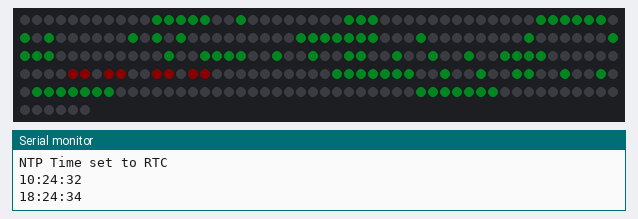
A sketch run on a simulated ESP8266 (NodeMCU). Shown: 256 RGB LEDs in strip order, left to right, continuing on the next row, the last lines printed to the serial monitor. Wiring (inferred from the names in the program): DS3231 clock at I2C address 0x68. Dim RGB values are drawn brighter than linear; WiFi joins after 1.5 s; servers stay silent unless stated; the local clock reads 2024-03-15 10:24:30 at power-on unless the sketch sets it.

Above: at 2.8 s.
At 38.1 s:
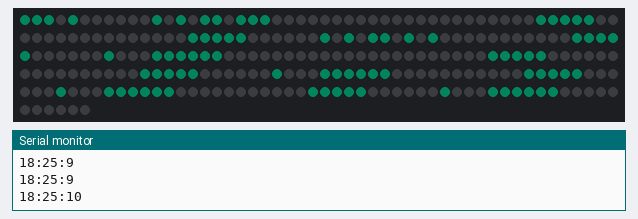

The sketch:

matrix_time.ino
```cpp
#include <Ticker.h>

#include <dummy.h>

#include <ESP8266WiFi.h>
#include <WiFiClient.h>
#include <WiFiUdp.h>
#include <Wire.h>

#include <Adafruit_NeoPixel.h>
#ifdef __AVR__
 #include <avr/power.h> // Required for 16 MHz Adafruit Trinket
#endif


//////////////////////////////////////////////////////////////////////////////////////////////////////////////////////
 char ssid[] = "chen159";                    // your network SSID (name)
 char pass[] = "134802..chun";                  // your network password
unsigned int localPort = 2390;                      // local port to listen for UDP packets
const char* ntpServerName = "ntp.ntsc.ac.cn";
const int NTP_PACKET_SIZE = 48;                     // NTP time stamp is in the first 48 bytes of the message
byte packetBuffer[NTP_PACKET_SIZE];                 // buffer to hold incoming and outgoing packets
IPAddress timeServerIP;                            // time.nist.gov NTP server address
tm *tt, ttm;
unsigned long epoch = 0;
const int timeZone = 8;
uint8_t bUpdateNTP = 1;


Ticker flipper;

enum eMode{
    InitMode,
    AutoConnMode,
    SmartConnMode,
    WiFiConnecdMode,
    TimeMode,
    MaxMode,
};

static eMode mWorkMode = InitMode;             //
static uint8_t bflushTime = 0;
static uint8_t iTickerTime = 0;

//////////////////////////////////////////////////////////////////////////////////////////////////////////////////////


#define PIN       15 // On Trinket or Gemma, suggest changing this to 1

#define RGB_LINE_MAX 8
#define RGB_ROW_MAX 32
#define NUMPIXELS RGB_LINE_MAX*RGB_ROW_MAX // Popular NeoPixel ring size

typedef unsigned int uint32_t;
typedef unsigned char uint8_t;

typedef struct WTIME
{
    /* data */
    unsigned char second;
    unsigned char minute;
    unsigned char hour;
 uint8_t year_h;
  uint8_t year_l;
  uint8_t month;
  uint8_t day;
}wTime;


//rgb颜色值
uint32_t rgbvalue[NUMPIXELS] = {0};

uint8_t Matrix_5_7_Num[10][8] = {
    0x00, 0x0f, 0x09, 0x09, 0x09, 0x09, 0x09, 0x0f, /*0*/
    0x00, 0x04, 0x04, 0x04, 0x04, 0x04, 0x04, 0x04, /*1*/
    0x00, 0x0f, 0x01, 0x01, 0x0f, 0x08, 0x08, 0x0f, /*2*/
    0x00, 0x0f, 0x01, 0x01, 0x0f, 0x01, 0x01, 0x0f, /*3*/
    0x00, 0x09, 0x09, 0x09, 0x0f, 0x01, 0x01, 0x01, /*4*/
    0x00, 0x0f, 0x08, 0x08, 0x0f, 0x01, 0x01, 0x0f, /*5*/
    0x00, 0x0f, 0x08, 0x08, 0x0f, 0x09, 0x09 ,0x0f, /*6*/
    0x00, 0x0f, 0x01, 0x01, 0x01, 0x01, 0x01, 0x01, /*7*/
    0x00, 0x0f, 0x09, 0x09, 0x0f, 0x09, 0x09, 0x0f, /*8*/
    0x00, 0x0f, 0x09, 0x09, 0x0f, 0x01, 0x01, 0x0f, /*9*/
};
uint8_t Matrix_3_5_Num[10][5] = {
    0x07, 0x05, 0x05, 0x05, 0x07, /*0*/
    0x02, 0x02, 0x02, 0x02, 0x02, /*1*/
    0x07, 0x01, 0x07, 0x04, 0x07, /*2*/
    0x07, 0x01, 0x07, 0x01, 0x07, /*3*/
    0x05, 0x05, 0x07, 0x01, 0x01, /*4*/
    0x07, 0x04, 0x07, 0x01, 0x07, /*5*/
    0x07, 0x04, 0x07, 0x05, 0x07, /*6*/
    0x07, 0x01, 0x01, 0x01, 0x01, /*7*/
    0x07, 0x05, 0x07, 0x05, 0x07, /*8*/
    0x07, 0x05, 0x07, 0x01, 0x07, /*9*/
};

Adafruit_NeoPixel pixels(NUMPIXELS, PIN, NEO_GRB + NEO_KHZ800);

#define DELAYVAL 100 // Time (in milliseconds) to pause between pixels


#define DS3231_ADDRESS 0X68
#define SECONDREG 0X00
#define MINUTEREG 0X01
#define HOURREG 0X02
#define WTREG 0X03 //WEEKDAY
#define DATEREG 0X04
#define MONTHREG 0X05
#define YEARREG 0X06
#define ALARM_MIN1SECREG 0X07
#define ALARM_MIN1MINREG 0X08
#define ALARM_MIN1HRREG 0X09
#define ALARM_MIN1DATEREG 0X0A
#define ALARM_MIN2MINREG 0X0B
#define ALARM_MIN2HRREG 0X0C
#define ALARM_MIN2DATEREG 0X0D
#define CONTROLREG 0X0E
#define STATUSREG 0X0F
#define AGEOFFSETREG 0X10
#define TEMPMSBREG 0X11
#define TEMPLSBREG 0X12
#define _24_HOUR_FORMAT 0
#define _12_HOUR_FORMAT 1
#define AM 0
#define PM 1


#define DS3231_SDA 5 // Pin sda (I2C)
#define DS3231_SCL 4 // Pin scl (I2C)


unsigned char rtc_Read(unsigned char regaddress);
void rtc_Write(unsigned char regaddress, unsigned char value);


//**************************************************************************************************
void rtc_init(void)
{
    Wire.begin(DS3231_SDA, DS3231_SCL);
    rtc_Write(CONTROLREG, 0x00);
}
//**************************************************************************************************
// BCD Code
//**************************************************************************************************
static unsigned char dec2bcd(unsigned char x)
{ //value 0...99
    unsigned char z, e, r;
    e = x % 10;
    z = x / 10;
    z = z << 4;
    r = e | z;
    return (r);
}

static unsigned char bcd2dec(unsigned char x)
{ //value 0...99
    int z, e;
    e = x & 0x0F;
    z = x & 0xF0;
    z = z >> 4;
    z = z * 10;
    return (z + e);
}
//**************************************************************************************************
// RTC I2C Code
//**************************************************************************************************
unsigned char rtc_Read(unsigned char regaddress)
{
    Wire.beginTransmission(DS3231_ADDRESS);
    Wire.write(regaddress);
    Wire.endTransmission();
    Wire.requestFrom((unsigned char)DS3231_ADDRESS, (unsigned char)1);
    return (Wire.read());
}
void rtc_Write(unsigned char regaddress, unsigned char value)
{
    Wire.beginTransmission(DS3231_ADDRESS);
    Wire.write(regaddress);
    Wire.write(value);
    Wire.endTransmission();
}
//**************************************************************************************************
unsigned char rtc_second()
{
    return (bcd2dec(rtc_Read(SECONDREG)));
}
unsigned char rtc_minute()
{
    return (bcd2dec(rtc_Read(MINUTEREG)));
}
unsigned char rtc_stunde()
{
    return (bcd2dec(rtc_Read(HOURREG)));
}
unsigned char rtc_wochentag()
{
    return (bcd2dec(rtc_Read(WTREG)));
}
unsigned char rtc_tag()
{
    return (bcd2dec(rtc_Read(DATEREG)));
}
unsigned char rtc_monat()
{
    return (bcd2dec(rtc_Read(MONTHREG)));
}
unsigned char rtc_jahr()
{
    return (bcd2dec(rtc_Read(YEARREG)));
}
void rtc_second(unsigned char sek)
{
    rtc_Write(SECONDREG, (dec2bcd(sek)));
}
void rtc_minute(unsigned char min)
{
    rtc_Write(MINUTEREG, (dec2bcd(min)));
}
void rtc_stunde(unsigned char std)
{
    rtc_Write(HOURREG, (dec2bcd(std)));
}
void rtc_wochentag(unsigned char wt)
{
    rtc_Write(WTREG, (dec2bcd(wt)));
}
void rtc_tag(unsigned char tag)
{
    rtc_Write(DATEREG, (dec2bcd(tag)));
}
void rtc_monat(unsigned char mon)
{
    rtc_Write(MONTHREG, (dec2bcd(mon)));
}
void rtc_jahr(unsigned char jahr)
{
    rtc_Write(YEARREG, (dec2bcd(jahr)));
}
//**************************************************************************************************
void rtc_set(tm *tt)
{
    rtc_second((unsigned char)tt->tm_sec);
    rtc_minute((unsigned char)tt->tm_min);
    rtc_stunde((unsigned char)tt->tm_hour);
    rtc_tag((unsigned char)tt->tm_mday);
    rtc_monat((unsigned char)tt->tm_mon + 1);
    rtc_jahr((unsigned char)tt->tm_year - 100);
    if (tt->tm_wday == 0)
    {
        rtc_wochentag(7);
    }
    else
        rtc_wochentag((unsigned char)tt->tm_wday);
}
//**************************************************************************************************
float rtc_temp()
{
    float t = 0.0;
    unsigned char lowByte = 0;
    signed char highByte = 0;

    lowByte = rtc_Read(TEMPLSBREG);
    highByte = rtc_Read(TEMPMSBREG);
    lowByte >>= 6;
    lowByte &= 0x03;
    t = ((float)lowByte);
    t *= 0.25;
    t += highByte;
    return (t); // return temp value
}
//**************************************************************************************************
void rtc2mez(tm *getTime)
{
    unsigned short Jahr, Tag, Monat, WoTag, Stunde, Minute, Sekunde;

    getTime->tm_year = rtc_jahr(); //年
    if (getTime->tm_year > 99)
        getTime->tm_year = 0;
    getTime->tm_mon = rtc_monat(); //月
    if (getTime->tm_mon > 12)
        getTime->tm_mon = 0;
    getTime->tm_mday = rtc_tag(); //天
    if (getTime->tm_mday > 31)
        getTime->tm_mday = 0;
    getTime->tm_wday = rtc_wochentag(); //So=0, Mo=1, Di=2 ...
    if (getTime->tm_wday == 7)
        getTime->tm_wday = 0;
    getTime->tm_hour = rtc_stunde(); //小时
    if (getTime->tm_hour > 23)
        getTime->tm_hour = 0;
    getTime->tm_min = rtc_minute(); //分钟
    if (getTime->tm_min > 59)
        getTime->tm_min = 0;
    getTime->tm_sec = rtc_second(); //秒
    if (getTime->tm_sec > 59)
        getTime->tm_sec = 0;

}


/**
 *
 * line ： 具体行
 * row  ： 具体列
 * colorVal: 颜色代码   brg—— bit24 ：bit 0
 * iLight ： 亮度值     50 -- 1000
 * **/
int setRGB(uint32_t line, uint32_t row, uint32_t colorVal, int iLight)
{
    if(line > RGB_LINE_MAX-1 || row > RGB_ROW_MAX-1)
        return -1;

    uint32_t index = 0;

    //计算具体在哪个像素点
    //0 15-16 31-32 47-48 63-64 79-80 95-96 111-112 127-128 133-134 149-150 165-166 181-196 211-212 227-228 243-244
    //1 14-17 30-33
//    if(line == 0)
    {
        if(row%2)
        {
            index = (row/2)*16 + 15-line;
        }
        else
        {
            index = (row/2)*16 + line;
        }
    }

    rgbvalue[index] = colorVal;
}


int flushRGB(void)
{
  //reset
  int i;

  pixels.clear(); // Set all pixel colors to 'off'
  for(i = 0; i < NUMPIXELS; i++)
  {
    pixels.setPixelColor(i, pixels.Color(rgbvalue[i]>>16, (rgbvalue[i]>>8)&0xFF, rgbvalue[i]&0xFF));
  }
  pixels.show();   // Send the updated pixel colors to the hardware.
}


//////////////////////////////////////////////////////////////////////////////////////////////////////////////////////


static wTime mTime;


void timeInit(void)
{
    memset(&mTime, 0, sizeof(wTime));
}


void flip() {


    struct tm mPresentTime;


    rtc2mez(&mPresentTime);
    mTime.second = mPresentTime.tm_sec;
    mTime.minute = mPresentTime.tm_min;
    mTime.hour = mPresentTime.tm_hour;
    mTime.day = mPresentTime.tm_mday;
    mTime.month = mPresentTime.tm_mon;
    mTime.year_h = mPresentTime.tm_year>>8;
    mTime.year_l = mPresentTime.tm_year&&0xFF;
    bflushTime = 1;
    if(mWorkMode == WiFiConnecdMode)
    {
        iTickerTime++;
    }


//   if(mTime.second >= 59)
//   {
//       mTime.second = 0;
//       if(mTime.minute >= 59)
//       {
//           mTime.minute = 0;
//           if(mTime.hour >= 23)
//           {
//               bUpdateNTP = 1;
//               mTime.hour = 0;
//           }
//           else
//           {
//               mTime.hour++;
//           }
//       }
//       else
//       {
//           mTime.minute++;
//       }
//   }
//   else
//   {
//       mTime.second++;
//     }
}

void timeHandle(void)
{
    uint8_t i, line = 0;
    uint32_t lineval = 0;
    static uint8_t CurSecond = 0xFF;
    uint32_t PixColor = 0xFFFFFF;
    static uint8_t CurSecDisplay = 0;
    if(CurSecond != mTime.second)
    {
      CurSecDisplay++;
      if(CurSecDisplay > 13)
      {
        CurSecDisplay = 0;
      }
      CurSecond = mTime.second;
     }

    Serial.print(mTime.hour);
    Serial.print(":");
    Serial.print(mTime.minute);
    Serial.print(":");
    Serial.println(mTime.second);


    if (mTime.hour == 0 && mTime.minute == 40 && mTime.second == 0) //syncronisize RTC every tm_mday 00:20:00
    {
        ESP.restart();
    }

    if(CurSecDisplay < 10)
    {
      //显示时间
      for(line = 0; line < 8; line++)
      {
          lineval = 0;
          lineval = Matrix_5_7_Num[mTime.hour/10][7-line]<<27;
          lineval |= Matrix_5_7_Num[mTime.hour%10][7-line]<<22;
          lineval |= Matrix_5_7_Num[mTime.minute/10][7-line]<<14;
          lineval |= Matrix_5_7_Num[mTime.minute%10][7-line]<<9;
          PixColor = 0xC638;

          if(line == 1 || line == 2 || line == 4 || line == 5)
          {
              lineval |= 0x180000;
          }
          if(line < 5)
          {

              lineval |= Matrix_3_5_Num[mTime.second/10][4 - line] << 5;
              lineval |= Matrix_3_5_Num[mTime.second%10][4 - line] << 1;
              PixColor = 0xC638;
          }

          for(i = 0; i < 32; i++)
          {
              if((lineval >> i) &0x1)
              {
                if((1<<i)&0x180000)
                {
                  setRGB(line,i, 0xFF0000, 200);
                }
                else
                  setRGB(line,i, PixColor, 200);
              }
              else
              {
                  setRGB(line,i, 0x0, 200);
              }
          }
      }
    }
    else if(CurSecDisplay >= 10 && CurSecDisplay < 13)
    {

      //显示日期
      for(line = 0; line < 8; line++)
      {
        lineval = 0;
        if(line < 5)
        {
          lineval = Matrix_3_5_Num[mTime.year_h/10][4 - line] << 28;
          lineval |= (Matrix_3_5_Num[mTime.year_h%10][4 - line] << 24);
          lineval |= (Matrix_3_5_Num[mTime.year_l/10][4 - line] << 20);
          lineval |= (Matrix_3_5_Num[mTime.year_l%10][4 - line] << 16);
          lineval |= (Matrix_3_5_Num[mTime.month/10][4 - line] << 12);
          lineval |= (Matrix_3_5_Num[mTime.month%10][4 - line] << 8);
          lineval |= (Matrix_3_5_Num[mTime.day/10][4 - line] << 4);
          lineval |= (Matrix_3_5_Num[mTime.day%10][4 - line] << 0);
          PixColor = 0xA678;
        }

       for(i = 0; i < 32; i++)
        {
            if((lineval >> i) &0x1)
            {
                setRGB(line,i, PixColor, 200);
            }
            else
            {
                setRGB(line,i, 0x0, 200);
            }
        }
      }
    }

    flushRGB();

}

//////////////////////////////////////////////////////////////////////////////////////////////////////////////////////

// A UDP instance to let us send and receive packets over UDP
WiFiUDP udp;


void connect_to_WiFi() {  // We start by connecting to a WiFi network
  Serial.println("");
  Serial.print("Connecting to ");
  Serial.println(ssid);

  WiFi.mode(WIFI_STA);
  WiFi.begin(ssid, pass);
  Serial.println("WiFi connected");
  Serial.print("IP address: ");
  udp.begin(localPort);
  Serial.print("Local port: ");
  Serial.println(udp.localPort());

}
tm* connectNTP() { //if response from NTP was succesfull return *tm else return a nullpointer
    WiFi.hostByName(ntpServerName, timeServerIP);
    Serial.println(timeServerIP);
    Serial.println("sending NTP packet...");
    // set all bytes in the buffer to 0
    memset(packetBuffer, 0, NTP_PACKET_SIZE);
    // Initialize values needed to form NTP request
    // (see URL above for details on the packets)
    packetBuffer[0] = 0b11100011;   // LI, Version, Mode
    packetBuffer[1] = 0;     // Stratum, or type of clock
    packetBuffer[2] = 6;     // Polling Interval
    packetBuffer[3] = 0xEC;  // Peer Clock Precision
    // 8 bytes of zero for Root Delay & Root Dispersion
    packetBuffer[12] = 49;
    packetBuffer[13] = 0x4E;
    packetBuffer[14] = 49;
    packetBuffer[15] = 52;
    // all NTP fields have been given values, now
    // you can send a packet requesting a timestamp:
    udp.beginPacket(timeServerIP, 123); //NTP requests are to port 123
    udp.write(packetBuffer, NTP_PACKET_SIZE);
    udp.endPacket();
    delay(1000);                 // wait to see if a reply is available
    int cb = udp.parsePacket();
    if (!cb) {
    //解析包为空
      Serial.println("no any data!");
    } else {
      Serial.print("data len");
      Serial.println(cb);
      udp.read(packetBuffer, NTP_PACKET_SIZE); // read the packet into the buffer
      //the timestamp starts at byte 40 of the received packet and is four bytes,
      // or two words, long. First, esxtract the two words:
      unsigned long highWord = word(packetBuffer[40], packetBuffer[41]);
      unsigned long lowWord = word(packetBuffer[42], packetBuffer[43]);
      // combine the four bytes (two words) into a long integer
      // this is NTP time (seconds since Jan 1 1900):
      unsigned long secsSince1900 = highWord << 16 | lowWord;
      // now convert NTP time into everyday time:
      const unsigned long seventyYears = 2208988800UL;
      // subtract seventy years:
      epoch = secsSince1900 - seventyYears + 3600*timeZone + 2; //+2000ms Verarbeitungszeit
      //epoch=epoch-3600*6; // difference -6h = -6* 3600 sec)
    }
    time_t t;
    t = epoch;
    tm* ltt;
    ltt = localtime(&t);
    if (cb == 48)
        return (ltt);
    else
        return (NULL);
}

//////////////////////////////////////////////////////////////////////////////////////////////////////////////////////

void setup() {
    Serial.begin(115200);
    pixels.begin(); // INITIALIZE NeoPixel strip object (REQUIRED)
    pixels.setBrightness(10);
    flipper.attach_ms(200, flip);
    rtc_init();
    timeInit();
    mWorkMode = InitMode;
    bUpdateNTP = 1;
}

char bfirst = 0;

void loop() {

    while (true)
    {
        switch (mWorkMode)
        {
        case InitMode:
            //////////////////////////////////
            //connect net
            connect_to_WiFi();
            mWorkMode = WiFiConnecdMode;
            iTickerTime = 0;
            ///////////////////////////////////
            break;
        case AutoConnMode:
            // autoConfig();
            break;
        case SmartConnMode:
            // smartConfig();
            break;
        case WiFiConnecdMode:
            if(WiFi.status()== WL_CONNECTED)
            {
                tm *tt;
                tt = connectNTP();
                if (tt != NULL)
                {
                    rtc_set(tt);
                    mWorkMode = TimeMode;
                    Serial.println("NTP Time set to RTC");
                }
                else if(iTickerTime > 100) //超过10s
                {
                    iTickerTime = 0;
                    Serial.println("no timepacket received into time");
                    mWorkMode = TimeMode;
                }
                else
                {

                    Serial.print("no timepacket received：");
                    Serial.println(iTickerTime);
                }
            }
            else if(iTickerTime > 100) //超过10s
            {
                iTickerTime = 0;
                Serial.println("no wifi not connect time out!!");
                mWorkMode = TimeMode;
            }
            break;

        case TimeMode:
            if(bflushTime == 1)
            {
                bflushTime = 0;
                timeHandle();
            }

        default:
            break;
        }

        yield();
    } //end while(true)

}
```
